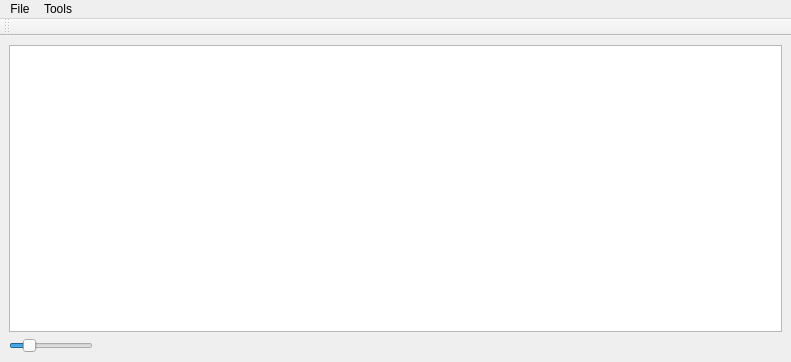
<?xml version="1.0" encoding="UTF-8"?>
<ui version="4.0">
 <class>MainWindow</class>
 <widget class="QMainWindow" name="MainWindow">
  <property name="geometry">
   <rect>
    <x>0</x>
    <y>0</y>
    <width>791</width>
    <height>362</height>
   </rect>
  </property>
  <property name="windowTitle">
   <string>MainWindow</string>
  </property>
  <widget class="QWidget" name="centralwidget">
   <layout class="QVBoxLayout" name="verticalLayout">
    <item>
     <widget class="QGraphicsView" name="graphicsView">
      <property name="lineWidth">
       <number>0</number>
      </property>
     </widget>
    </item>
    <item alignment="Qt::AlignLeft">
     <widget class="QSlider" name="horizontalSlider">
      <property name="cursor">
       <cursorShape>PointingHandCursor</cursorShape>
      </property>
      <property name="minimum">
       <number>5</number>
      </property>
      <property name="maximum">
       <number>500</number>
      </property>
      <property name="value">
       <number>100</number>
      </property>
      <property name="orientation">
       <enum>Qt::Horizontal</enum>
      </property>
      <property name="invertedControls">
       <bool>false</bool>
      </property>
     </widget>
    </item>
   </layout>
  </widget>
  <widget class="QMenuBar" name="menubar">
   <property name="geometry">
    <rect>
     <x>0</x>
     <y>0</y>
     <width>791</width>
     <height>20</height>
    </rect>
   </property>
   <widget class="QMenu" name="menuFile">
    <property name="title">
     <string>File</string>
    </property>
    <addaction name="actionOpen"/>
    <addaction name="actionExit"/>
   </widget>
   <widget class="QMenu" name="menuTools">
    <property name="title">
     <string>Tools</string>
    </property>
    <addaction name="actionScreenshot"/>
   </widget>
   <addaction name="menuFile"/>
   <addaction name="menuTools"/>
  </widget>
  <widget class="QToolBar" name="toolBar">
   <property name="windowTitle">
    <string>toolBar</string>
   </property>
   <attribute name="toolBarArea">
    <enum>TopToolBarArea</enum>
   </attribute>
   <attribute name="toolBarBreak">
    <bool>false</bool>
   </attribute>
  </widget>
  <action name="actionOpen">
   <property name="text">
    <string>Open</string>
   </property>
   <property name="shortcut">
    <string>Ctrl+O</string>
   </property>
  </action>
  <action name="actionExit">
   <property name="text">
    <string>Exit</string>
   </property>
   <property name="shortcut">
    <string>Ctrl+Q</string>
   </property>
  </action>
  <action name="actionScreenshot">
   <property name="text">
    <string>Screenshot</string>
   </property>
   <property name="shortcut">
    <string>Ctrl+S</string>
   </property>
  </action>
 </widget>
 <resources/>
 <connections/>
</ui>
